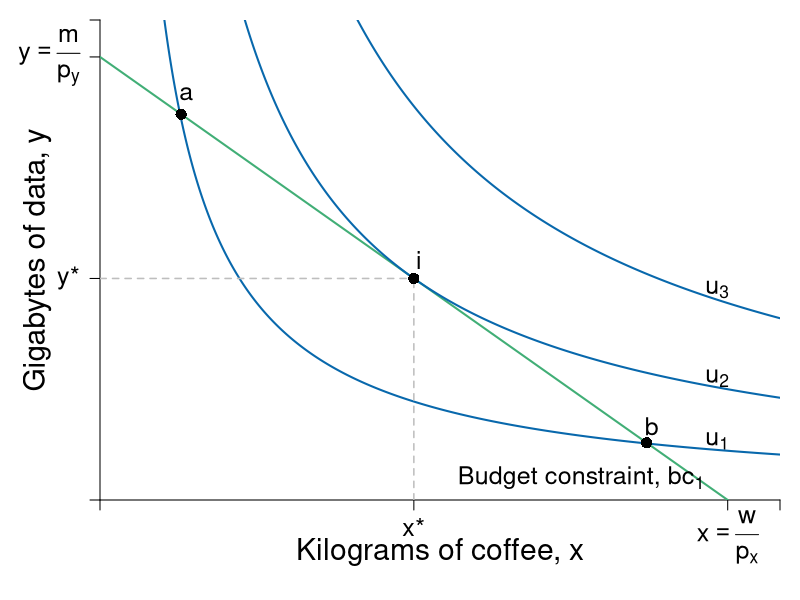

The R script that drew this image:
require(shape)
pdf(file = "indmarketdemand/demand_cd_indiff.pdf", width = 9, height = 7)

#Set parameters for graphics
pointsize <- 1.8
axislabelsize <- 1.8
labelsize <- 1.5
namesize <- 1.8
annotatesize <- 1.5
graphlinewidth <- 2
segmentlinewidth <- 1.5

COL <- c("#7fc97f", "#beaed4", "#fdc086", "#ffff99", "#386cb0", "#f0027f", "#bf5b17", "#666666")
COLA <- c("#99d8c9","#66c2a4","#41ae76", "#238b45", "#005824")
COLB <- c("#4eb3d3", "#2b8cbe", "#0868ac","#084081")

#Edited the margins to cater for the larger LHS labels
par(mar =  c(5, 5, 1, 1))

uA <- function(x, y, alpha = 0.5) {
  x^(alpha)*y^(1 - alpha)
}

bcA <- function(x, w = 20, px = 2, py = 1) {
  w/py - (px/py)*x
}


xlims <- c(0, 13)
ylims <- c(0, 13)

npts <- 501 
x <- seq(xlims[1], xlims[2], length.out = npts)
y <- seq(ylims[1], ylims[2], length.out = npts) 
a <- c(4, 6, 8)

plot(0, 0, xlim = xlims, ylim = ylims, type = "n",
     xlab = expression(paste("")),
     ylab = expression(paste("")), 
     xaxt = "n", 
     yaxt = "n", 
     cex.lab = axislabelsize, 
     bty = "n",
     xaxs="i", 
     yaxs="i")

# ticksy <- seq(from = 0, to = ylims[2], by = 2)
# ylabels <- seq(from = 0, to = ylims[2], by = 2)
# ticksx <- seq(from = 0, to = xlims[2], by = 2)
# xlabels <- seq(from = 0, to = xlims[2], by = 2)
ticksy <- c(0, 6, 12, ylims[2])
ylabels <- c(NA, expression(paste(y,"*")), expression(paste(y == frac(m,p[y]) )), NA)
ticksx <- c(0, 6, 12, xlims[2])
xlabels <- c(NA, expression(paste(x,"*")), NA, NA)

axis(1, at = ticksx, pos = 0, labels = xlabels, cex.axis = labelsize)
axis(2, at = ticksy, pos = 0, labels = ylabels, las = 1, cex.axis = labelsize)

text(12, -1, expression(paste(x == frac(w, p[x]) )), cex = labelsize, xpd = TRUE)

npts <- 500 
xx1 <- seq(xlims[1], xlims[2], length.out = npts)

lines(xx1, bcA(xx1, w = 12, px = 1, py = 1), col = COLA[3], lwd = graphlinewidth)
#lines(xx1, indiffA1(xx1, uA = 20, rmax = 2.5, xmax = 10), col = COLB[4], lwd = graphlinewidth)



mtext(expression(paste("Kilograms of coffee, ", x)), side=1, line = 2.5, cex = axislabelsize)
text(-1.2, 0.5*ylims[2], expression(paste("Gigabytes of data, ", y)), xpd = TRUE, cex = axislabelsize, srt = 90) 


#Label the iso-welfare functions for the HG, Aisha
text(11.8, 1.6, expression(u[1]), cex = annotatesize)
text(11.8, 3.3, expression(u[2]), cex = annotatesize)
text(11.8, 5.7, expression(u[3]), cex = annotatesize)
#text(6.6, 8.3, expression(u[4]^A))

contour(x, y, 
        outer(x, y, uA),
        drawlabels = FALSE,
        col = COLB[3],
        lwd = graphlinewidth,
        levels = a, 
        xaxs="i", 
        yaxs="i", 
        add = TRUE)

segments(0, 6, 6, 6, lty = 2, col = "gray" , lwd = segmentlinewidth)
segments(6, 0, 6, 6, lty = 2, col = "gray" , lwd = segmentlinewidth)
points(6, 6, pch = 16, col = "black", cex = 1.5)
text(6.1, 6.5, expression(i), cex = annotatesize)


points(1.55, 10.45, pch = 16, col = "black", cex = 1.5)
points(10.45, 1.55, pch = 16, col = "black", cex = 1.5)
text(1.65, 11, expression(a), cex = annotatesize)
text(10.55, 2, expression(b), cex = annotatesize)

text(9.2, 0.6, expression(paste("Budget constraint, ", bc[1])), cex = annotatesize)
#Arrows(10, 9.7, 10, 2.5, col = "black", lty = 1, lwd = 2, arr.type = "triangle", arr.lwd = 0.5)


dev.off()
